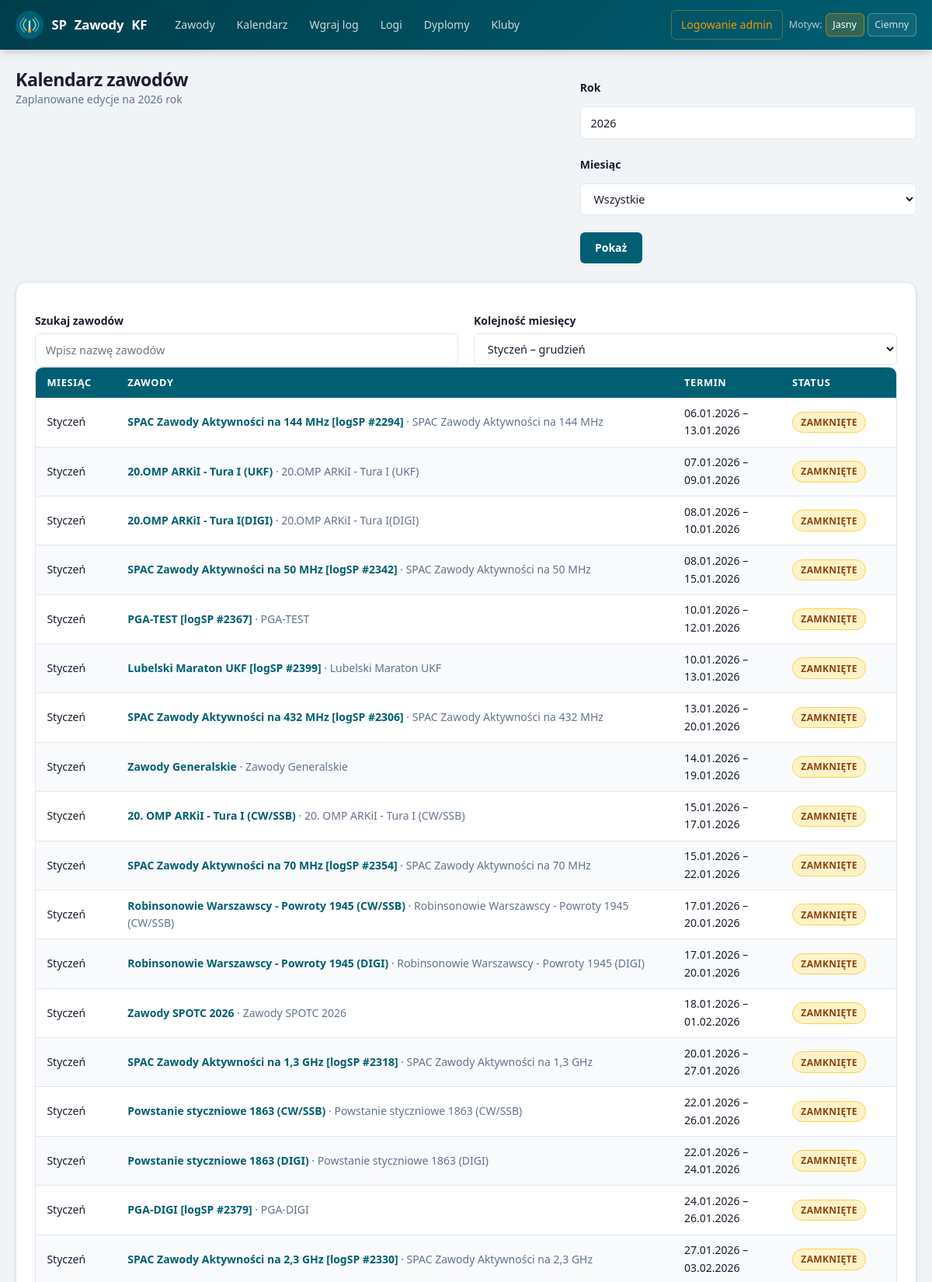
The app's page /kalendarz (upper part) with its own data.
### app/models.py (models this page shows, shortened)
class ContestEdition(db.Model):
    id = db.Column(db.Integer, primary_key=True)
    contest_id = db.Column(db.Integer, db.ForeignKey("contest.id"), nullable=False)
    year = db.Column(db.Integer, nullable=False)
    name = db.Column(db.String(120), nullable=True)
    description = db.Column(db.Text, nullable=True)
    status = db.Column(db.String(32), default="draft", nullable=False)
    submission_open_at = db.Column(db.DateTime, nullable=True)
    submission_deadline = db.Column(db.DateTime, nullable=True)
    created_at = db.Column(db.DateTime, default=datetime.utcnow, nullable=False)
    contest = db.relationship("Contest", back_populates="editions")
    rules = db.relationship(
        "ContestRule",
        back_populates="edition",
        cascade="all, delete-orphan",
        order_by="ContestRule.key",
    )
    logs = db.relationship(
        "ContestLog",
        back_populates="edition",
        cascade="all, delete-orphan",
        order_by="ContestLog.uploaded_at.desc()",
    )
    categories = db.relationship(
        "ContestCategory",
        back_populates="edition",
        cascade="all, delete-orphan",
        order_by="ContestCategory.name",
    )
    certificate_template = db.relationship(
        "CertificateTemplate",
        back_populates="edition",
        uselist=False,
        cascade="all, delete-orphan",
    )
    __table_args__ = (db.UniqueConstraint("contest_id", "year", name="uq_contest_edition_year"),)

class Contest(db.Model):
    id = db.Column(db.Integer, primary_key=True)
    name = db.Column(db.String(120), nullable=False, unique=True)
    description = db.Column(db.Text, nullable=True)
    is_yearly_recurring = db.Column(db.Boolean, default=True, nullable=False)
    created_at = db.Column(db.DateTime, default=datetime.utcnow, nullable=False)
    editions = db.relationship(
        "ContestEdition",
        back_populates="contest",
        cascade="all, delete-orphan",
        order_by="ContestEdition.year.desc()",
    )
    rule_notes = db.relationship(
        "ContestRuleNote",
        back_populates="contest",
        cascade="all, delete-orphan",
        order_by="ContestRuleNote.created_at.desc()",
    )

### app/routes.py (the view, shortened to what this page needs)
@bp.get("/kalendarz")
def contest_calendar():
    year = request.args.get("year", type=int) or datetime.utcnow().year
    if not 1900 <= year <= 3000:
        year = datetime.utcnow().year
    month = request.args.get("month", type=int)
    if month not in range(1, 13):
        month = None
    month_names = (
        "Styczeń",
        "Luty",
        "Marzec",
        "Kwiecień",
        "Maj",
        "Czerwiec",
        "Lipiec",
        "Sierpień",
        "Wrzesień",
        "Październik",
        "Listopad",
        "Grudzień",
    )
    editions_query = (
        ContestEdition.query.join(ContestEdition.contest)
        .filter(
            ContestEdition.year == year,
            ContestEdition.status.in_(("accepting_logs", "submission_closed")),
            ContestEdition.submission_open_at.isnot(None),
        )
    )
    editions = editions_query.order_by(
        ContestEdition.submission_open_at.asc(), func.lower(Contest.name).asc()
    ).all()
    return render_template(
        "contest_calendar.html",
        editions=editions,
        year=year,
        month=month,
        month_names=month_names,
    )

### app/admin_auth.py (called while the page is built)
def get_current_admin_user() -> AdminUser | None:
    if hasattr(g, "current_admin_user"):
        return g.current_admin_user
    user_id = session.get(SESSION_KEY)
    if not user_id:
        g.current_admin_user = None
        return None
    user = db.session.get(AdminUser, user_id)
    g.current_admin_user = user
    return user

### app/templates/contest_calendar.html (shortened to what this page needs)
{% extends 'base.html' %}
{% block content %}
<div class="page-header">
    <div>
        <h2>Kalendarz zawodów</h2>
        <p class="muted mb-0">Zaplanowane edycje na {{ year }} rok</p>
    </div>
    <form method="get" class="btn-group mt-0" aria-label="Wybór roku kalendarza">
        <label for="calendar-year">Rok</label>
        <input id="calendar-year" name="year" type="number" min="1900" max="3000" value="{{ year }}" required>
        <label for="calendar-month">Miesiąc</label>
        <select id="calendar-month" name="month">
            <option value="">Wszystkie</option>
        </select>
        <button type="submit">Pokaż</button>
    </form>
</div>
<section class="card">
    <div class="form-grid">
        <div>
            <label for="contest-search">Szukaj zawodów</label>
            <input id="contest-search" type="search" placeholder="Wpisz nazwę zawodów" autocomplete="off">
        </div>
        <div>
            <label for="month-order">Kolejność miesięcy</label>
            <select id="month-order">
                <option value="asc">Styczeń – grudzień</option>
            </select>
        </div>
    </div>
    {% if editions %}
    <div class="table-wrap">
        <table>
            <thead>
                <tr>
                    <th>Miesiąc</th>
                    <th>Zawody</th>
                    <th>Termin</th>
                    <th>Status</th>
                </tr>
            </thead>
            <tbody id="calendar-editions">
                {% for edition in editions %}
                <tr data-month="{{ edition.submission_open_at.month }}" data-date="{{ edition.submission_open_at.isoformat() }}" data-name="{{ (edition.contest.name ~ ' ' ~ (edition.name or ''))|lower }}">
                    <td>{{ month_names[edition.submission_open_at.month - 1] }}</td>
                    <td>
                        <a href="{{ url_for('main.contest_detail', contest_id=edition.contest_id) }}"><strong>{{ edition.contest.name }}</strong></a>
                        {% if edition.name %}<span class="muted">· {{ edition.name }}</span>{% endif %}
                    </td>
                    <td>
                        {{ edition.submission_open_at.strftime('%d.%m.%Y') }}
                        {% if edition.submission_deadline %}– {{ edition.submission_deadline.strftime('%d.%m.%Y') }}{% endif %}
                    </td>
                    <td><span class="badge badge-{{ edition.status }}">{{ 'Zaplanowane' if edition.status == 'accepting_logs' else 'Zamknięte' }}</span></td>
                </tr>
                {% endfor %}
            </tbody>
        </table>
    </div>
    {% else %}
    <div class="empty-state">
        <p>{% if month %}Brak zawodów w {{ month_names[month - 1] }} {{ year }} roku.{% else %}Brak zaplanowanych zawodów na {{ year }} rok.{% endif %}</p>
    </div>
    {% endif %}
</section>
{% endblock %}

### app/static/styles.css (style rules this page uses)
:root { --clr-primary: #005f73; --clr-primary-dark: #003d4a; --clr-primary-light: #0a9396; --clr-accent: #ee9b00; --clr-accent-light: #fef3c7; --clr-bg: #f0f4f7; --clr-surface: #ffffff; --clr-surface-2: #f8fafc; --clr-ink: #1a1e2e; --clr-ink-muted: #64748b; --clr-border: #e2e8f0; --clr-border-soft: #f1f5f9; --clr-ok: #065f46; --clr-ok-bg: #d1fae5; --clr-ok-border: #6ee7b7; --clr-bad: #991b1b; --clr-bad-bg: #fee2e2; --clr-bad-border: #fca5a5; --clr-warn: #92400e; --clr-warn-bg: #fef3c7; --clr-warn-border: #fcd34d; --clr-info: #1e40af; --clr-info-bg: #dbeafe; --clr-info-border: #93c5fd; --shadow-xs: 0 1px 2px rgba(0,0,0,.06); --shadow-sm: 0 1px 4px rgba(0,0,0,.08), 0 1px 3px rgba(0,0,0,.05); --shadow-md: 0 4px 12px rgba(0,0,0,.08), 0 2px 4px rgba(0,0,0,.05); --shadow-lg: 0 10px 25px rgba(0,0,0,.10), 0 4px 8px rgba(0,0,0,.06); --radius: 10px; --radius-sm: 6px; --radius-lg: 14px; --header-h: 64px; }
*, *::before, *::after { box-sizing: border-box; }
html { scroll-behavior: smooth; }
body { margin: 0; font-family: "Segoe UI", system-ui, -apple-system, sans-serif; font-size: 15px; line-height: 1.6; color: var(--clr-ink); background: var(--clr-bg); min-height: 100vh; display: flex; flex-direction: column; }
h1, h2, h3, h4 { margin-top: 0; font-weight: 700; line-height: 1.25; letter-spacing: -0.02em; }
h2 { font-size: 1.45rem; margin-bottom: .75rem; }
a { color: var(--clr-primary); text-decoration: none; }
p { margin: 0 0 .75rem; }
.card { background: var(--clr-surface); border: 1px solid var(--clr-border); border-radius: var(--radius-lg); padding: 1.5rem; margin-bottom: 1.25rem; box-shadow: var(--shadow-sm); }
.form-grid { display: grid; grid-template-columns: 1fr 1fr; gap: 0 1.25rem; }
label { display: block; margin-top: .85rem; margin-bottom: .3rem; font-weight: 600; font-size: .875rem; color: var(--clr-ink); }
input:not([type="checkbox"]):not([type="radio"]):not([type="submit"]):not([type="button"]), select, textarea { width: 100%; padding: .55rem .8rem; border: 1.5px solid var(--clr-border); border-radius: var(--radius-sm); font: inherit; font-size: .9rem; background: var(--clr-surface); color: var(--clr-ink); transition: border-color .15s, box-shadow .15s; outline: none; }
select { cursor: pointer; }
button, .button, .button-link { display: inline-flex; align-items: center; justify-content: center; gap: .4rem; padding: .55rem 1.2rem; font: inherit; font-size: .875rem; font-weight: 600; border: none; border-radius: var(--radius-sm); cursor: pointer; text-decoration: none; transition: background .15s, box-shadow .15s, transform .1s; white-space: nowrap; background: var(--clr-primary); color: #fff; margin-top: .9rem; }
.btn-group { display: flex; gap: .5rem; flex-wrap: wrap; margin-top: 1rem; align-items: center; }
.table-wrap { overflow-x: auto; border-radius: var(--radius); border: 1px solid var(--clr-border); }
table { width: 100%; border-collapse: collapse; }
thead th { background: var(--clr-primary); color: #fff; padding: .6rem .9rem; font-size: .8rem; font-weight: 600; text-transform: uppercase; letter-spacing: .05em; text-align: left; white-space: nowrap; }
thead th:first-child { border-radius: var(--radius-sm) 0 0 0; }
thead th:last-child { border-radius: 0 var(--radius-sm) 0 0; }
tbody tr:nth-child(even) td { background: var(--clr-surface-2); }
td { padding: .55rem .9rem; font-size: .875rem; vertical-align: middle; border-bottom: 1px solid var(--clr-border); color: var(--clr-ink); }
td:last-child { white-space: nowrap; }
.badge { display: inline-flex; align-items: center; padding: .2rem .65rem; border-radius: 999px; font-size: .75rem; font-weight: 700; letter-spacing: .03em; text-transform: uppercase; white-space: nowrap; }
.badge-pending, .badge-submission_closed, .badge-warn { background: var(--clr-warn-bg); color: var(--clr-warn); border: 1px solid var(--clr-warn-border); }
.page-header { display: flex; align-items: flex-start; justify-content: space-between; gap: 1rem; margin-bottom: 1.5rem; flex-wrap: wrap; }
.page-header h2 { margin: 0; }
.muted { color: var(--clr-ink-muted); font-size: .875rem; }
.mt-0 { margin-top: 0; }
.mb-0 { margin-bottom: 0; }

### records on screen
ContestEdition: submission_open_at "Styczeń", contest.name "SPAC Zawody Aktywności na 144 MHz [logSP #2294]", name "SPAC Zawody Aktywności na 144 MHz", submission_open_at "06.01.2026", submission_deadline "13.01.2026", status "ZAMKNIĘTE"
ContestEdition: submission_open_at "Styczeń", contest.name "20.OMP ARKiI - Tura I (UKF)", name "20.OMP ARKiI - Tura I (UKF)", submission_open_at "07.01.2026", submission_deadline "09.01.2026", status "ZAMKNIĘTE"
ContestEdition: submission_open_at "Styczeń", contest.name "20.OMP ARKiI - Tura I(DIGI)", name "20.OMP ARKiI - Tura I(DIGI)", submission_open_at "08.01.2026", submission_deadline "10.01.2026", status "ZAMKNIĘTE"
ContestEdition: submission_open_at "Styczeń", contest.name "SPAC Zawody Aktywności na 50 MHz [logSP #2342]", name "SPAC Zawody Aktywności na 50 MHz", submission_open_at "08.01.2026", submission_deadline "15.01.2026", status "ZAMKNIĘTE"
ContestEdition: submission_open_at "Styczeń", contest.name "PGA-TEST [logSP #2367]", name "PGA-TEST", submission_open_at "10.01.2026", submission_deadline "12.01.2026", status "ZAMKNIĘTE"
ContestEdition: submission_open_at "Styczeń", contest.name "Lubelski Maraton UKF [logSP #2399]", name "Lubelski Maraton UKF", submission_open_at "10.01.2026", submission_deadline "13.01.2026", status "ZAMKNIĘTE"
ContestEdition: submission_open_at "Styczeń", contest.name "SPAC Zawody Aktywności na 432 MHz [logSP #2306]", name "SPAC Zawody Aktywności na 432 MHz", submission_open_at "13.01.2026", submission_deadline "20.01.2026", status "ZAMKNIĘTE"
ContestEdition: submission_open_at "Styczeń", contest.name "Zawody Generalskie", name "Zawody Generalskie", submission_open_at "14.01.2026", submission_deadline "19.01.2026", status "ZAMKNIĘTE"
ContestEdition: submission_open_at "Styczeń", contest.name "20. OMP ARKiI - Tura I (CW/SSB)", name "20. OMP ARKiI - Tura I (CW/SSB)", submission_open_at "15.01.2026", submission_deadline "17.01.2026", status "ZAMKNIĘTE"
ContestEdition: submission_open_at "Styczeń", contest.name "SPAC Zawody Aktywności na 70 MHz [logSP #2354]", name "SPAC Zawody Aktywności na 70 MHz", submission_open_at "15.01.2026", submission_deadline "22.01.2026", status "ZAMKNIĘTE"
ContestEdition: submission_open_at "Styczeń", contest.name "Robinsonowie Warszawscy - Powroty 1945 (CW/SSB)", name "Robinsonowie Warszawscy - Powroty 1945 (CW/SSB)", submission_open_at "17.01.2026", submission_deadline "20.01.2026", status "ZAMKNIĘTE"
ContestEdition: submission_open_at "Styczeń", contest.name "Robinsonowie Warszawscy - Powroty 1945 (DIGI)", name "Robinsonowie Warszawscy - Powroty 1945 (DIGI)", submission_open_at "17.01.2026", submission_deadline "20.01.2026", status "ZAMKNIĘTE"
ContestEdition: submission_open_at "Styczeń", contest.name "Zawody SPOTC 2026", name "Zawody SPOTC 2026", submission_open_at "18.01.2026", submission_deadline "01.02.2026", status "ZAMKNIĘTE"
ContestEdition: submission_open_at "Styczeń", contest.name "SPAC Zawody Aktywności na 1,3 GHz [logSP #2318]", name "SPAC Zawody Aktywności na 1,3 GHz", submission_open_at "20.01.2026", submission_deadline "27.01.2026", status "ZAMKNIĘTE"
ContestEdition: submission_open_at "Styczeń", contest.name "Powstanie styczniowe 1863 (CW/SSB)", name "Powstanie styczniowe 1863 (CW/SSB)", submission_open_at "22.01.2026", submission_deadline "26.01.2026", status "ZAMKNIĘTE"
ContestEdition: submission_open_at "Styczeń", contest.name "Powstanie styczniowe 1863 (DIGI)", name "Powstanie styczniowe 1863 (DIGI)", submission_open_at "22.01.2026", submission_deadline "24.01.2026", status "ZAMKNIĘTE"
ContestEdition: submission_open_at "Styczeń", contest.name "PGA-DIGI [logSP #2379]", name "PGA-DIGI", submission_open_at "24.01.2026", submission_deadline "26.01.2026", status "ZAMKNIĘTE"
ContestEdition: submission_open_at "Styczeń", contest.name "SPAC Zawody Aktywności na 2,3 GHz [logSP #2330]", name "SPAC Zawody Aktywności na 2,3 GHz", submission_open_at "27.01.2026", submission_deadline "03.02.2026", status "ZAMKNIĘTE"

### other values on screen
{{ t('nav_contests') }} "Zawody"
{{ t('nav_calendar') }} "Kalendarz"
{{ t('nav_upload_log') }} "Wgraj log"
{{ t('nav_logs') }} "Logi"
{{ t('nav_certificates') }} "Dyplomy"
{{ t('nav_clubs') }} "Kluby"
{{ t('nav_admin_login') }} "Logowanie admin"
{{ t('theme') }} "Motyw"
{{ t('theme_light') }} "Jasny"
{{ t('theme_dark') }} "Ciemny"
{{ year }} "2026"
